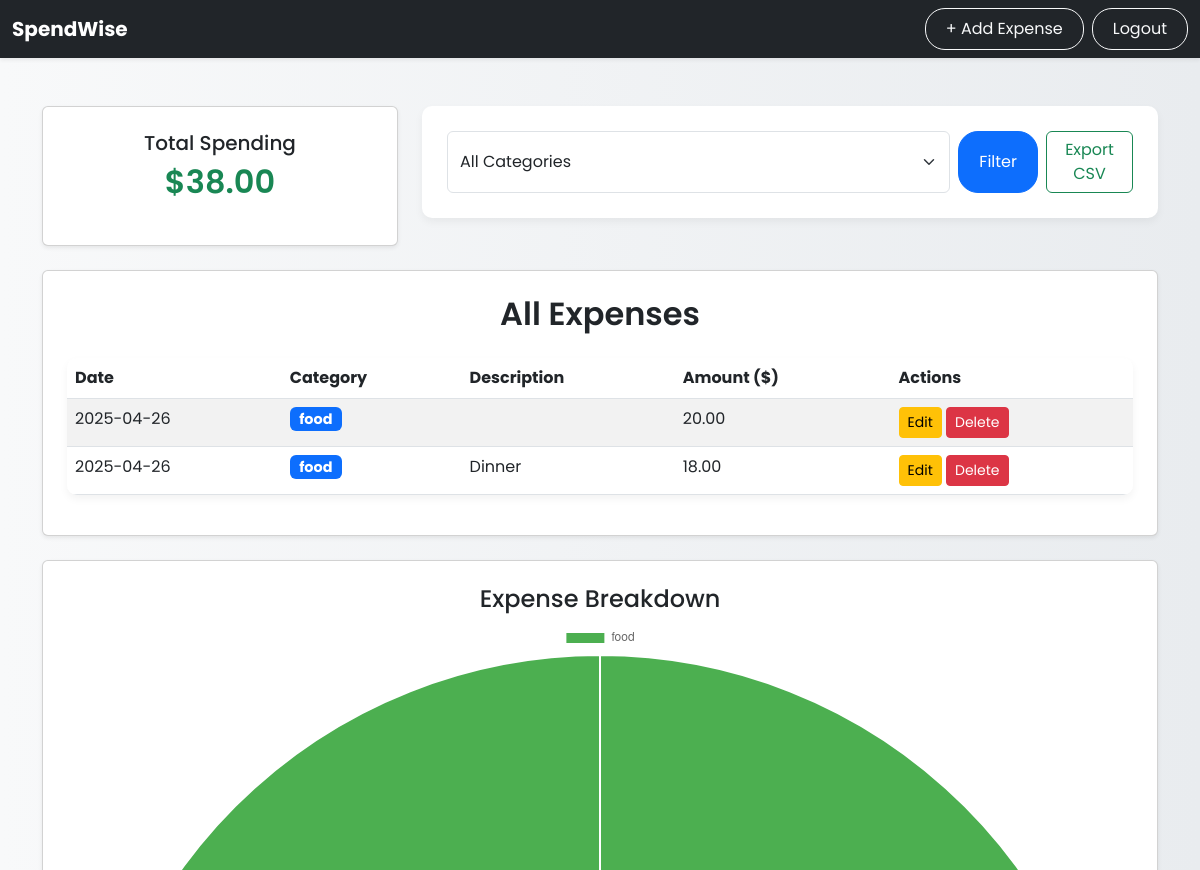
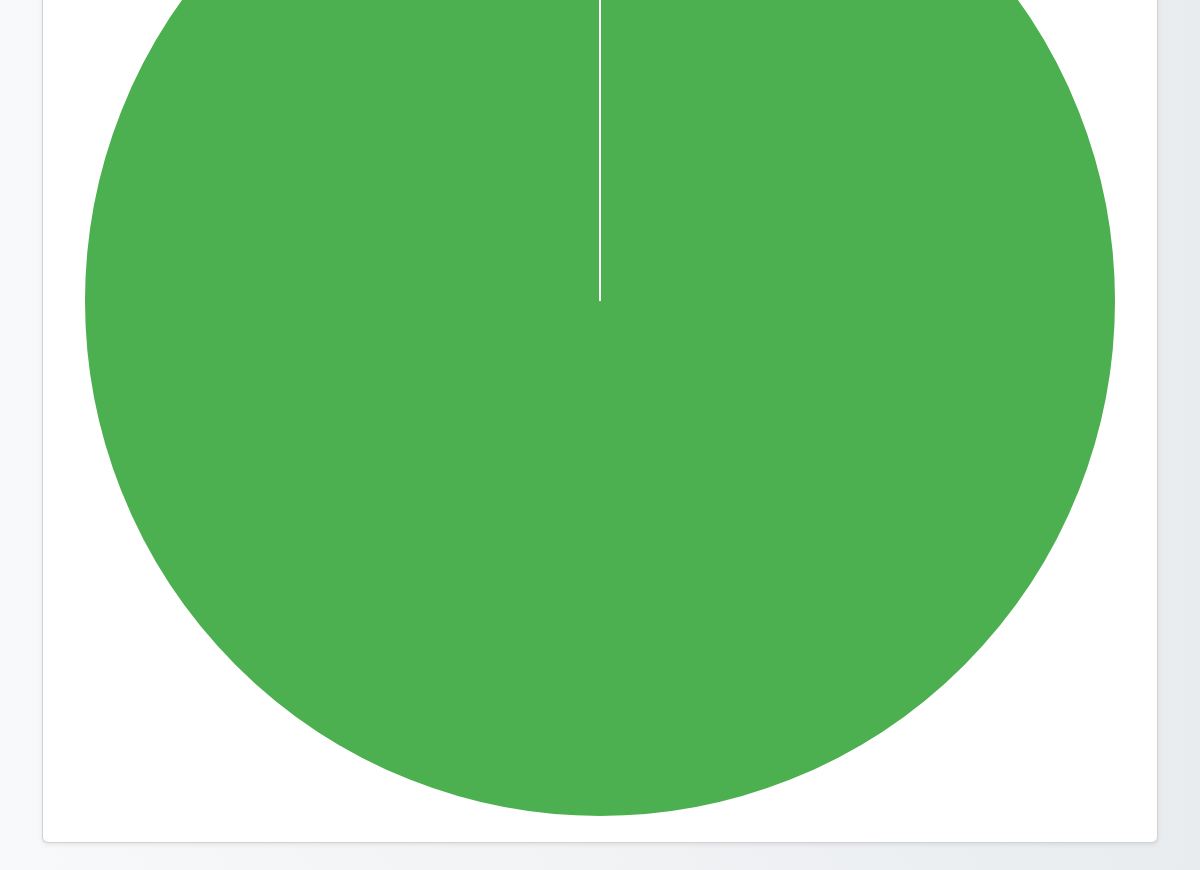
Page / (signed in) on the earlier database version (2 pictures, top to bottom).
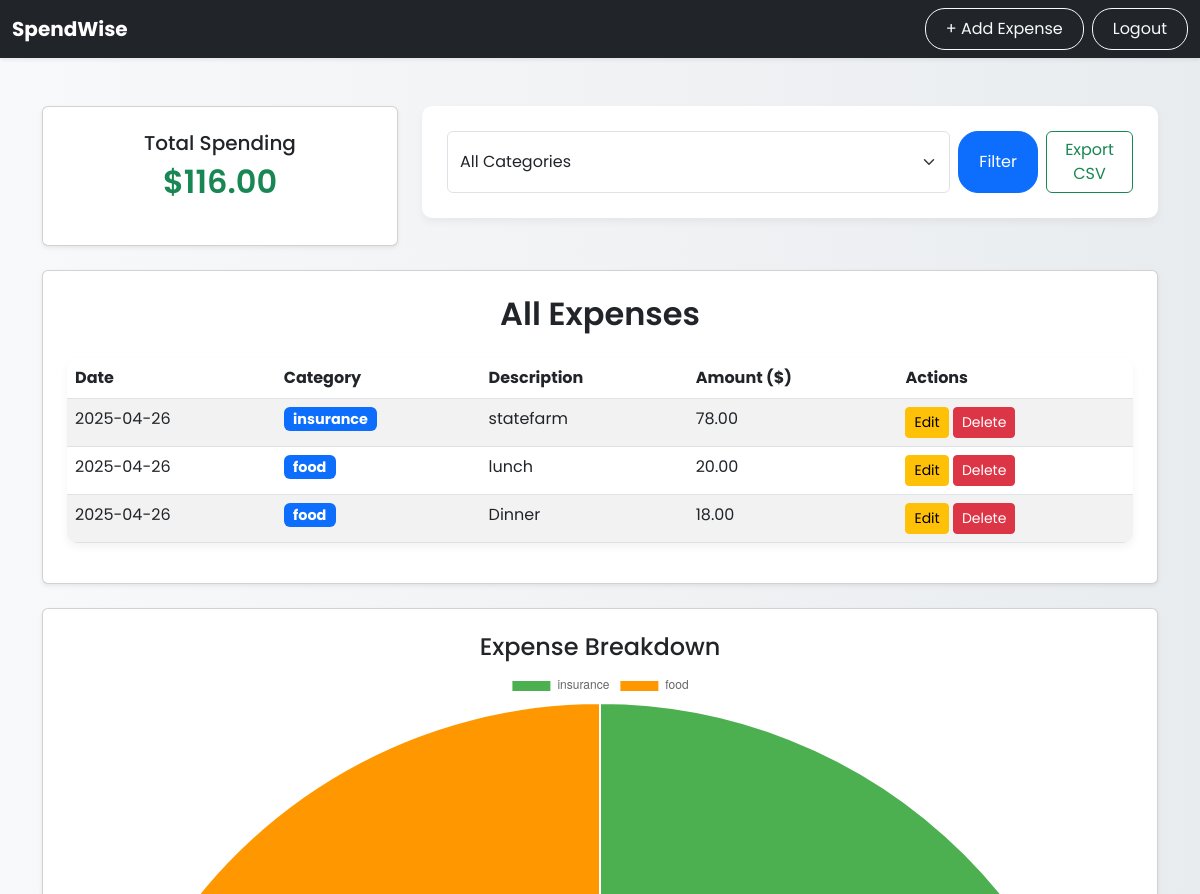
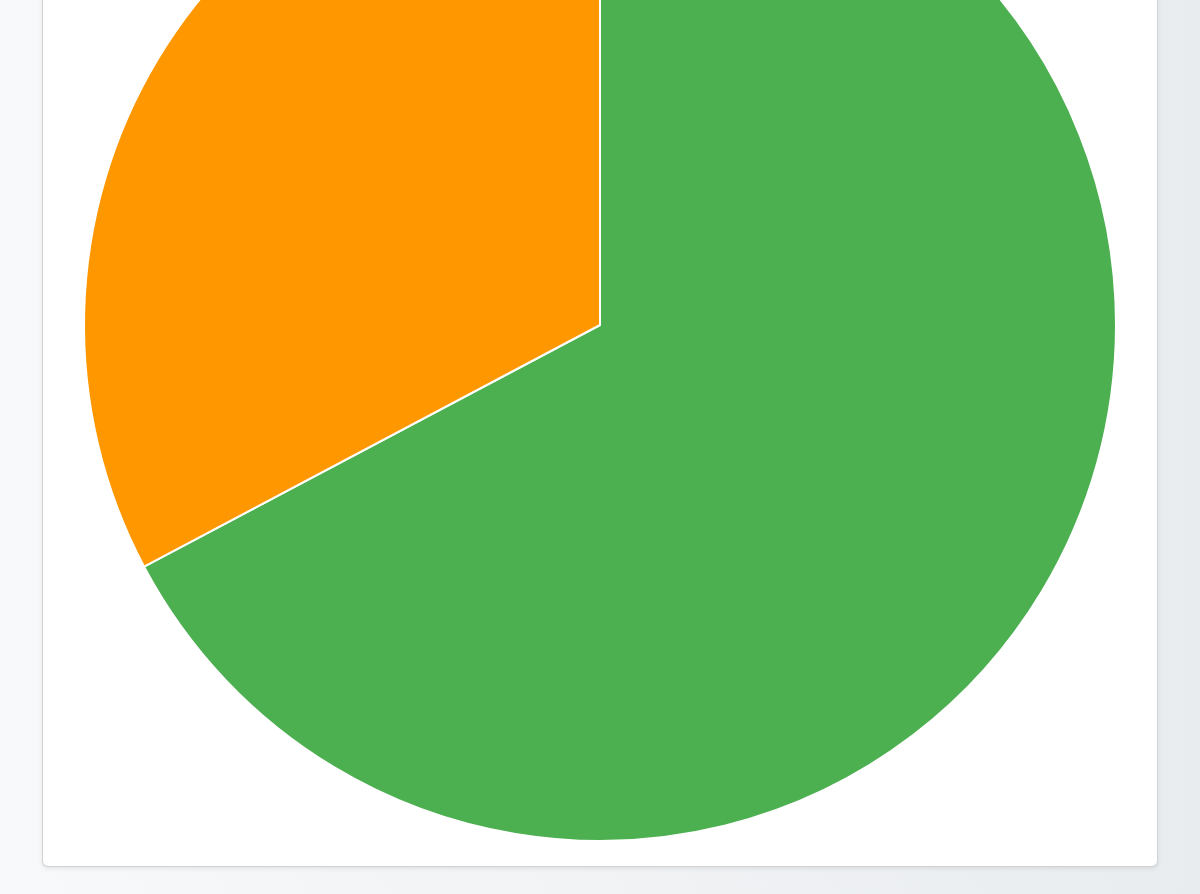
Same page on the later database version (2 pictures, top to bottom).
### app/models.py (models this page shows)
class Expense(db.Model):
    id = db.Column(db.Integer, primary_key=True)
    category = db.Column(db.String(100), nullable=False)
    amount = db.Column(db.Float, nullable=False)
    date = db.Column(db.DateTime, default=datetime.utcnow)
    description = db.Column(db.String(255))
    user_id = db.Column(db.Integer, db.ForeignKey('user.id'), nullable=False)

### app/routes.py (the view)
@main.route('/')
@login_required
def index():
    category_filter = request.args.get('category')
    if category_filter:
        expenses = Expense.query.filter_by(user_id=current_user.id, category=category_filter).order_by(Expense.date.desc()).all()
    else:
        expenses = Expense.query.filter_by(user_id=current_user.id).order_by(Expense.date.desc()).all()
    total_amount = sum(exp.amount for exp in expenses)
    categories = db.session.query(Expense.category).distinct().filter_by(user_id=current_user.id).all()
    category_totals = {}
    for exp in expenses:
        if exp.category in category_totals:
            category_totals[exp.category] += exp.amount
        else:
            category_totals[exp.category] = exp.amount
    return render_template('index.html', expenses=expenses, total_amount=total_amount,
                           categories=[c[0] for c in categories],
                           chart_labels=list(category_totals.keys()),
                           chart_values=list(category_totals.values()))

### app/__init__.py (called while the page is built)
def create_app():
    app = Flask(__name__)
    app.config['SECRET_KEY'] = 'your_secret_key'
    app.config['SQLALCHEMY_DATABASE_URI'] = 'sqlite:///spendwise.db'
    app.config['SQLALCHEMY_TRACK_MODIFICATIONS'] = False
    db.init_app(app)
    login_manager = LoginManager()
    login_manager.login_view = 'main.login'
    login_manager.init_app(app)
    from .models import User
    @login_manager.user_loader
    def load_user(user_id):
        return User.query.get(int(user_id))
    from .routes import main
    app.register_blueprint(main)
    with app.app_context():
        db.create_all()
    return app

### app/templates/index.html (shortened to what this page needs)
{% extends 'base.html' %}
{% block content %}
<div class="row mb-4">
    <div class="col-md-4">
        <div class="card p-4 shadow-sm text-center">
            <h5>Total Spending</h5>
            <h2 class="text-success">${{ "%.2f"|format(total_amount) }}</h2>
        </div>
    </div>
    <div class="col-md-8">
        <form method="GET" action="{{ url_for('main.index') }}" class="d-flex">
            <select name="category" class="form-select me-2">
                <option value="">All Categories</option>
            </select>
            <button type="submit" class="btn btn-primary">Filter</button>
            <a href="{{ url_for('main.export_expenses') }}" class="btn btn-outline-success ms-2">Export CSV</a>
        </form>
    </div>
</div>
<div class="card p-4 shadow-sm mb-4">
    <h2 class="text-center mb-4">All Expenses</h2>
    <table class="table table-hover table-striped">
        <thead>
            <tr>
                <th>Date</th>
                <th>Category</th>
                <th>Description</th>
                <th>Amount ($)</th>
                <th>Actions</th>
            </tr>
        </thead>
        <tbody>
            {% for exp in expenses %}
            <tr>
                <td>{{ exp.date.strftime('%Y-%m-%d') }}</td>
                <td><span class="badge bg-primary">{{ exp.category }}</span></td>
                <td>{{ exp.description }}</td>
                <td>{{ "%.2f"|format(exp.amount) }}</td>
                <td>
                    <a href="{{ url_for('main.edit_expense', expense_id=exp.id) }}" class="btn btn-sm btn-warning">Edit</a>
                    <a href="{{ url_for('main.delete_expense', expense_id=exp.id) }}" class="btn btn-sm btn-danger">Delete</a>
                </td>
            </tr>
            {% endfor %}
        </tbody>
    </table>
</div>
<div class="card p-4 shadow-sm">
    <h4 class="text-center">Expense Breakdown</h4>
    <canvas id="expenseChart" height="150"></canvas>
</div>
<script>
var ctx = document.getElementById('expenseChart').getContext('2d');
var expenseChart = new Chart(ctx, {
    type: 'pie',
    data: {
        labels: {{ chart_labels|tojson }},
        datasets: [{
            label: 'Expenses',
            data: {{ chart_values|tojson }},
            backgroundColor: [
                '#4CAF50', '#FF9800', '#2196F3', '#F44336', '#9C27B0', '#00BCD4', '#8BC34A'
            ]
        }]
    }
});
</script>
{% endblock %}

### app/templates/base.html (shortened to what this page needs)
<!DOCTYPE html>
<html lang="en">
<head>
    <link href="https://cdn.jsdelivr.net/npm/bootstrap@5.3.0/dist/css/bootstrap.min.css" rel="stylesheet">
    <link rel="stylesheet" href="{{ url_for('static', filename='style.css') }}">
</head>
<body>
<nav class="navbar navbar-expand-lg navbar-dark bg-dark shadow-sm sticky-top">
    <div class="container-fluid">
        <a class="navbar-brand fw-bold" href="{{ url_for('main.index') }}">SpendWise</a>
        <div class="d-flex">
            {% if current_user.is_authenticated %}
            <a href="{{ url_for('main.add_expense') }}" class="btn btn-outline-light me-2">+ Add Expense</a>
            <a href="{{ url_for('main.logout') }}" class="btn btn-outline-light">Logout</a>
            {% else %}
            <a href="{{ url_for('main.login') }}" class="btn btn-outline-light me-2">Login</a>
            <a href="{{ url_for('main.register') }}" class="btn btn-light">Register</a>
            {% endif %}
        </div>
    </div>
</nav>
<div class="container my-5">
    {% block content %}{% endblock %}
</div>
</body>
</html>

### app/static/style.css (style rules this page uses)
body { font-family: 'Poppins', sans-serif; background: linear-gradient(to right, #f8f9fa, #e9ecef); min-height: 100vh; }
h2 { font-weight: 600; margin-bottom: 20px; text-align: center; }
.table { background: #fff; border-radius: 10px; overflow: hidden; box-shadow: 0 4px 8px rgba(0,0,0,0.05); }
form { background: #fff; padding: 25px; border-radius: 10px; box-shadow: 0 4px 8px rgba(0,0,0,0.05); }
form input, form button { border-radius: 8px; }
.btn-primary, .btn-outline-light, .btn-light { border-radius: 20px; padding: 8px 20px; transition: all 0.3s ease; }
.badge { font-size: 90%; }

Differences in the rows shown:
added Expense: date "2025-04-26", category "insurance", description "statefarm", amount "78.00"
changed Expense: description (not shown) → "lunch"
Other differences:
{{ "%.2f"|format(total_amount) }}: "38.00" → "116.00"
chart data {{ chart_labels|tojson }}: ["food"] → ["insurance", "food"]
chart data {{ chart_values|tojson }}: [38.0] → [78.0, 38.0]
